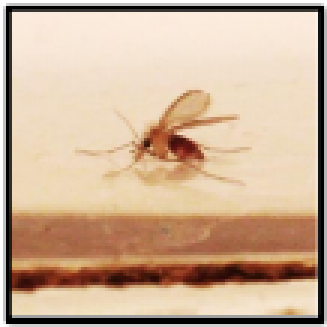
#> input picture images/a.png, 109 x 109 px, given in place of 1.avi, which was not available (shown 3 times larger)
$ python Test.py
#> lines starting #> are read from the running program, lines starting #| are printed output that depends on the picture
#Import pandas package as pd
import pandas as pd
import cv2
import numpy


# [9 lines of commented-out code are left out]


# [94 lines left out: functions startTracking, startTrackingv2, not called in this run]

def startTrackingv3():

    kernel = numpy.ones((5,5), numpy.uint8)
    ''' Filtres and Contracts adjustments '''
    alpha = 1.6 # Contrast control (1.0-3.0)
    beta = 0 # Brightness control (0-100)

    '''Get video source GOPR0011_2.avi // GOPR0729_2.avi //  GOPR0776_2.avi  //GOPR0011_2.avi   //0660.MP4'''
    cap = cv2.VideoCapture('C:\\Users\\Saif\\Desktop\\phlebotome_videos\\DB\\Phleb\\1.avi')
    frames_num =int(cap.get(cv2.CAP_PROP_FRAME_COUNT))

    subtractor = cv2.createBackgroundSubtractorMOG2(history=5, varThreshold=50, detectShadows=False)
    s=0
    i=0
    while (i<frames_num):

        i=i+1

        _, frame = cap.read()
#> frame is the input picture: shape (109, 109, 3); mean B, G, R 151.3, 176.6, 204

        frame = cv2.cvtColor(frame, cv2.COLOR_BGR2GRAY)
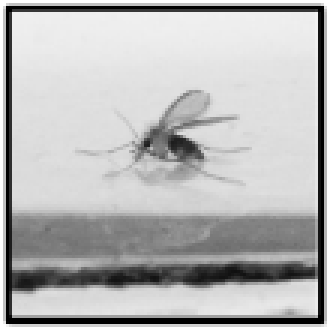
#> frame: shape (109, 109) (shown 3 times larger); min 0, max 255, mean 181.9
        #frame = cv2.convertScaleAbs(frame, alpha=alpha, beta=beta)

        mask = subtractor.apply(frame)
#> mask: shape (109, 109); every value is 255
        #mask = cv2.morphologyEx(mask, cv2.MORPH_OPEN, kernel)
        mask = cv2.morphologyEx(mask, cv2.MORPH_OPEN, numpy.ones((3,3), numpy.uint8))
        #mask = cv2.morphologyEx(mask, cv2.MORPH_CLOSE, kernel)
        mask = cv2.dilate(mask,numpy.ones((3,3), numpy.uint8),iterations = 4)
        #mask = cv2.morphologyEx(mask, cv2.MORPH_OPEN, numpy.ones((4,4), numpy.uint8))
        #mask = cv2.morphologyEx(mask, cv2.MORPH_CLOSE, numpy.ones((2,2), numpy.uint8))
        res =  cv2.bitwise_and(frame, frame, mask= mask)
        #mask = cv2.erode(mask, kernel, iterations = 3)

        ret,thresh = cv2.threshold(mask,127,255,cv2.THRESH_BINARY)
        contours, hierarchy = cv2.findContours(thresh,cv2.RETR_TREE,cv2.CHAIN_APPROX_SIMPLE)
#> contours = [[[0, 0], [0, 108], [108, 108], [108, 0]]]
        if(len(contours)>0):
            s=s+1
            #print(len(contours))
            #print('***')
            #print(s)

        print(len(contours))
#| 1
        cv2.imshow("Frame", res)
        cv2.imshow("mask", mask)
        key = cv2.waitKey(30)
#> (key Esc is pressed here)
        if key == 27:
            break

    cap.release()
    cv2.destroyAllWindows()


# [32 lines left out: function startTrackingv4, not called in this run]


if __name__ == '__main__':
    startTrackingv3()


$ run again, on images/b.png
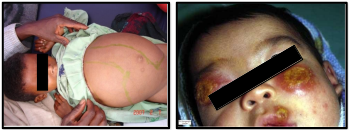
#> input picture images/b.png, 349 x 130 px, given in place of 1.avi, which was not available
#> in startTrackingv3, frame is the input picture: shape (130, 349, 3); mean B, G, R 92.6, 101.5, 121.2
#> in startTrackingv3, `frame = cv2.cvtColor(frame, cv2.COLOR_BGR2GRAY)`:
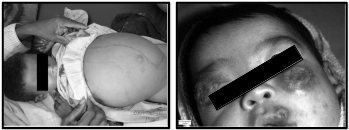
#> frame: shape (130, 349); min 0, max 255, mean 106.4
#> mask: shape (130, 349); every value is 255
#> contours = [[[0, 0], [0, 129], [348, 129], [348, 0]]]
#| 1

$ run again, on images/c.png
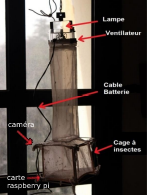
#> input picture images/c.png, 147 x 195 px, given in place of 1.avi, which was not available
#> in startTrackingv3, frame is the input picture: shape (195, 147, 3); mean B, G, R 62.3, 67.4, 75.4
#> in startTrackingv3, `frame = cv2.cvtColor(frame, cv2.COLOR_BGR2GRAY)`:
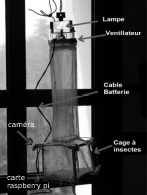
#> frame: shape (195, 147); min 0, max 255, mean 69.2
#> mask: shape (195, 147); every value is 255
#> contours = [[[0, 0], [0, 194], [146, 194], [146, 0]]]
#| 1
